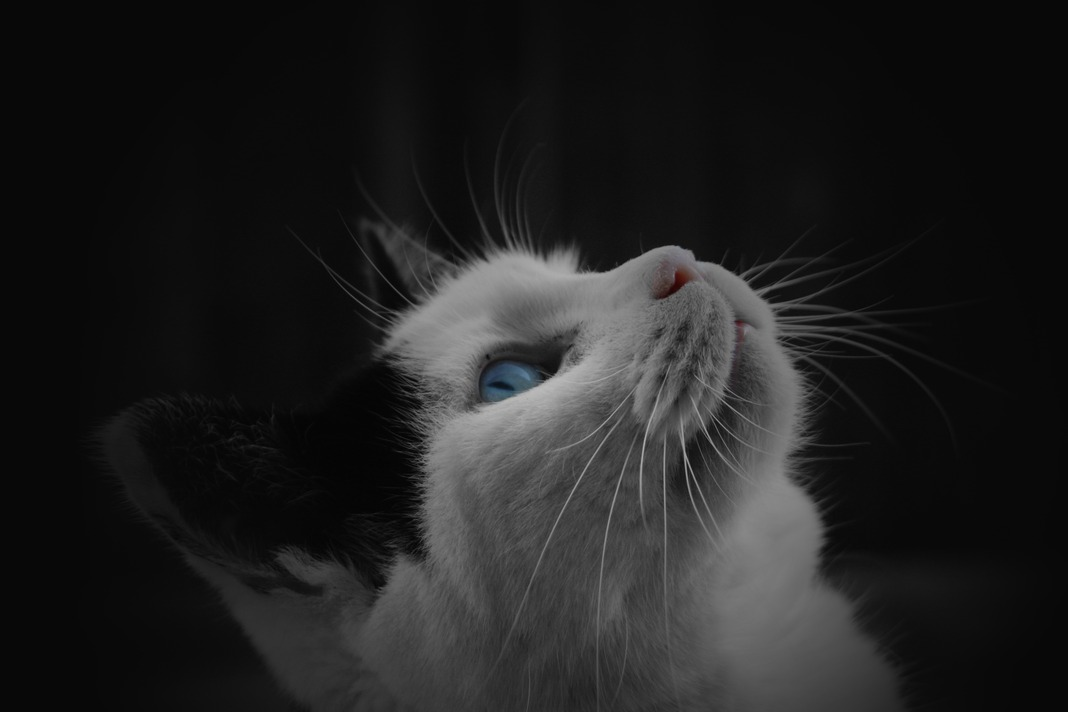
#> input picture opencv_project/image.jpg, 1068 x 712 px, found by its file name
$ python imagetranformations.py
#> lines starting #> are read from the running program, lines starting #| are printed output that depends on the picture; after the words box and inside, x2 and y2 are one past the last pixel; in counts of white or black regions, pixels touching at a corner belong together
import cv2
import numpy as np
img = cv2.imread("image.jpg")
#> img is the input picture: shape (712, 1068, 3); mean B, G, R 32, 31.9, 31.9
if img is None:
    print("Error: image.jpg not found!")
    exit()

# -----------------------------
# 1. Resize Image
# -----------------------------
resized = cv2.resize(img, (500, 500))
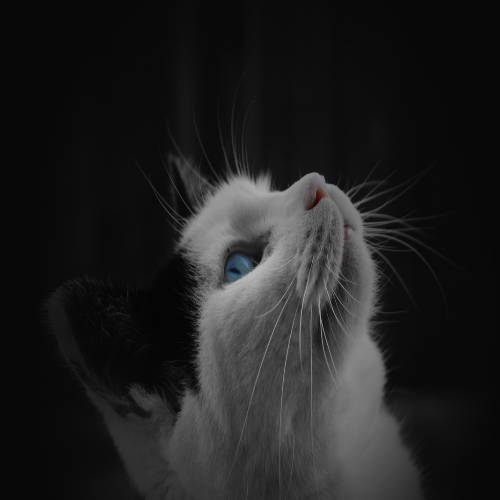
#> resized: shape (500, 500, 3); mean B, G, R 31.9, 31.9, 31.9

# -----------------------------
# 2. Convert BGR to Grayscale
# -----------------------------
gray = cv2.cvtColor(img, cv2.COLOR_BGR2GRAY)

# -----------------------------
# 3. Translation
# -----------------------------
tx, ty = 100, 50  # Shift right by 100 and down by 50

translation_matrix = np.float32([[1, 0, tx],
                                 [0, 1, ty]])

translated = cv2.warpAffine(img, translation_matrix,
                            (img.shape[1], img.shape[0]))
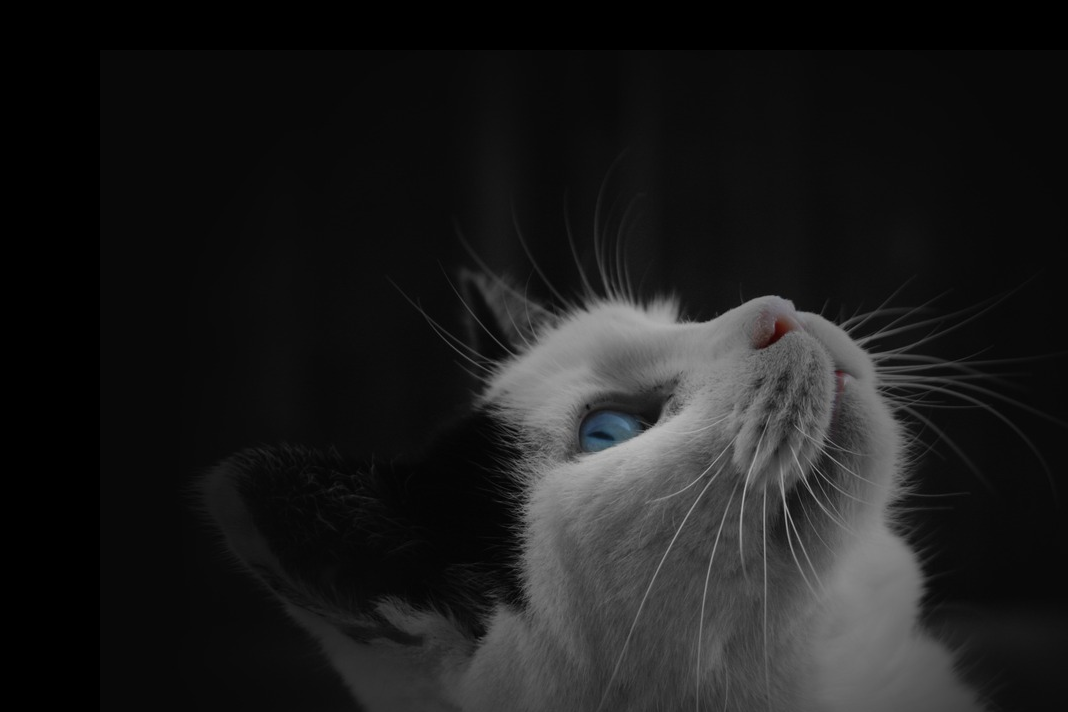
#> translated: shape (712, 1068, 3); mean B, G, R 28.6, 28.5, 28.5

# -----------------------------
# 4. Rotation
# -----------------------------
(h, w) = img.shape[:2]
#> h = 712; w = 1068
center = (w // 2, h // 2)
#> center = (534, 356)

rotation_matrix = cv2.getRotationMatrix2D(center, 45, 1.0)
rotated = cv2.warpAffine(img, rotation_matrix, (w, h))
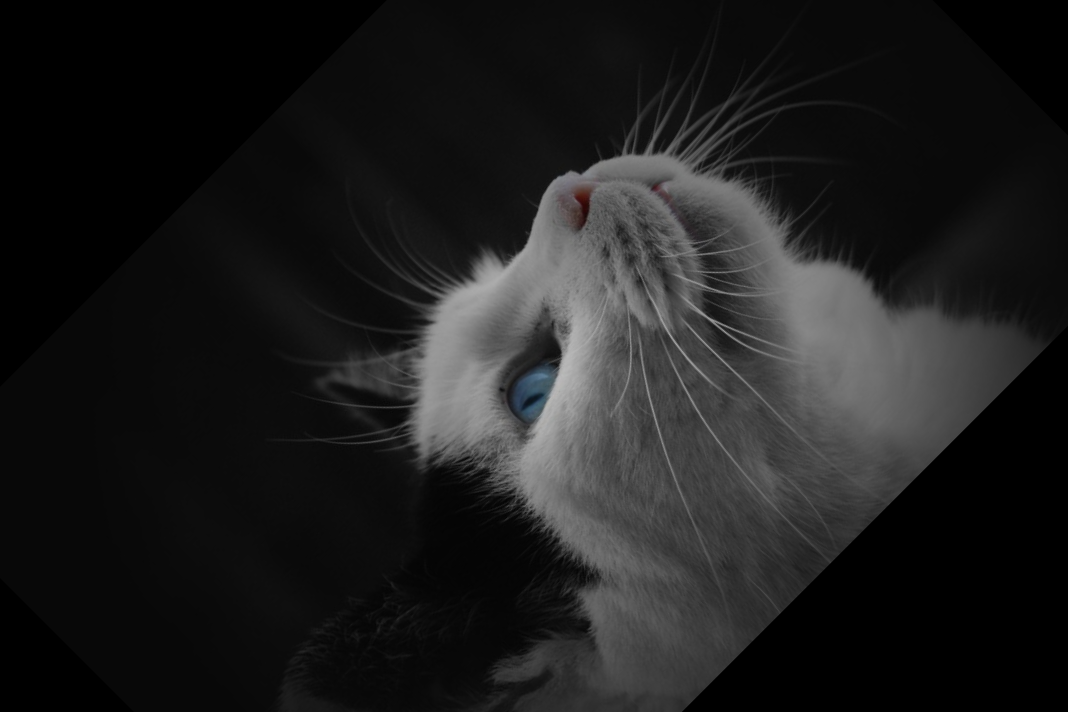
#> rotated: shape (712, 1068, 3); mean B, G, R 29.4, 29.4, 29.4

# -----------------------------
# 5. Flip Image
# -----------------------------
horizontal_flip = cv2.flip(img, 1)
vertical_flip = cv2.flip(img, 0)
both_flip = cv2.flip(img, -1)
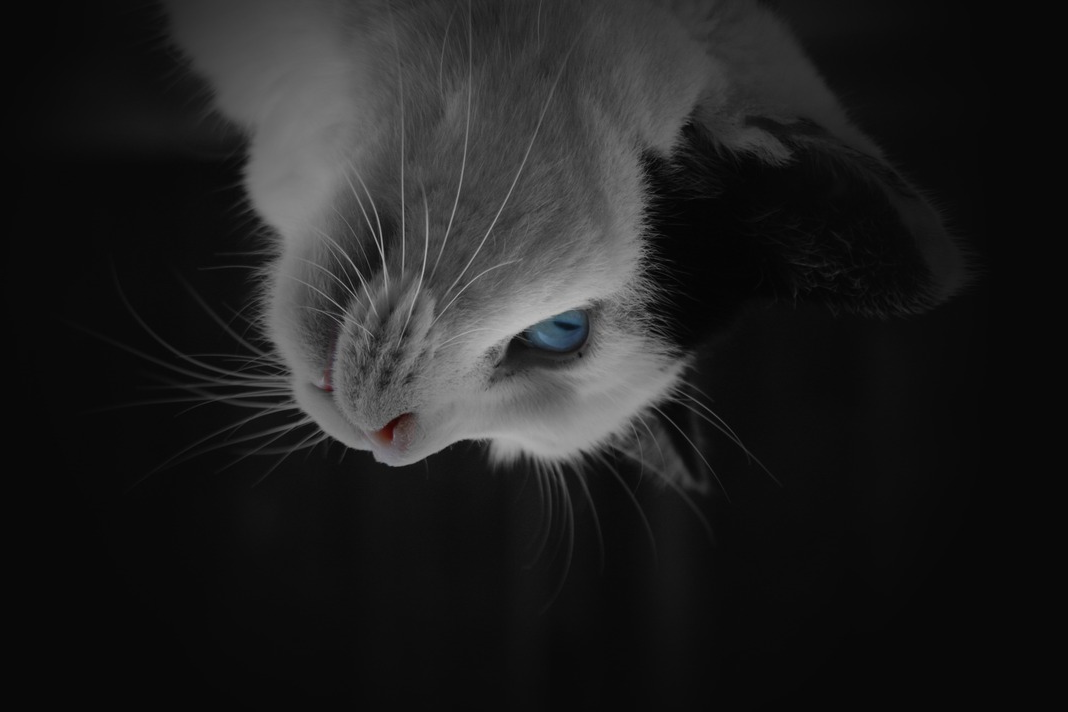
#> both_flip: shape (712, 1068, 3); mean B, G, R 32, 31.9, 31.9

# -----------------------------
# 6. Crop Image
# -----------------------------
cropped = img[50:300, 100:400]
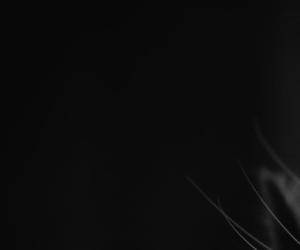
#> cropped: shape (250, 300, 3); min 4, max 81, mean 12.1

# -----------------------------
# 7. Gaussian Blur
# -----------------------------
blur = cv2.GaussianBlur(img, (7, 7), 0)

# -----------------------------
# 8. Edge Detection (Canny)
# -----------------------------
edges = cv2.Canny(img, 100, 200)
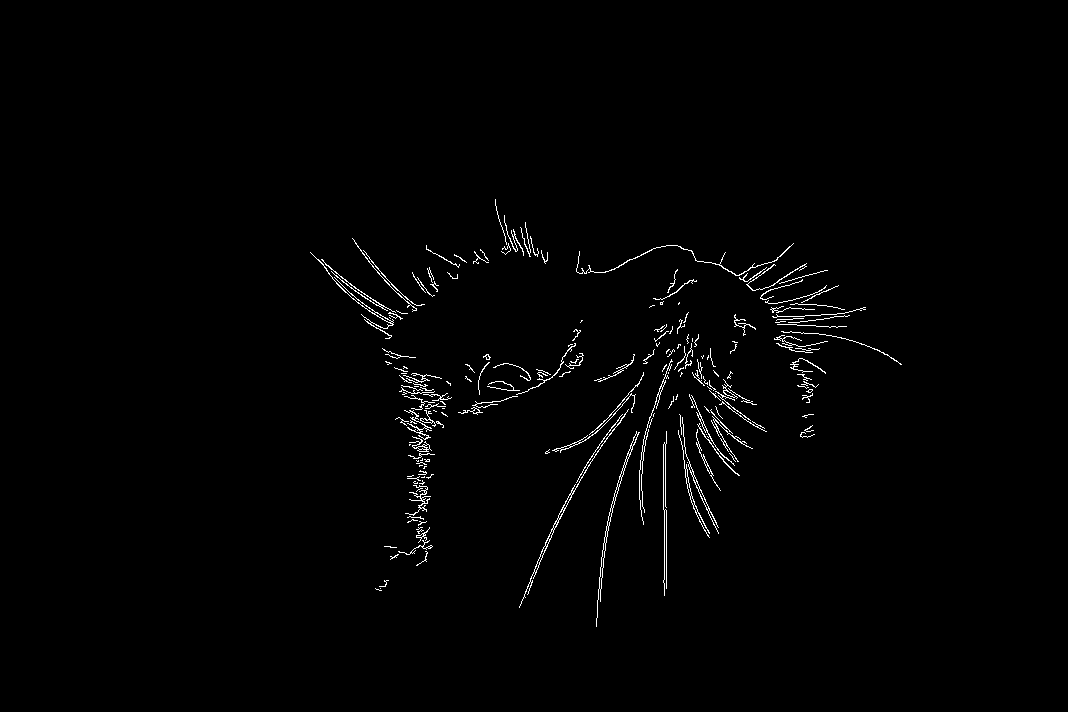
#> edges: shape (712, 1068); 1.2% white in thin lines or dots, all inside (x1, y1, x2, y2) = (310, 199, 902, 627)

# -----------------------------
# 9. Dilating the Image
# -----------------------------
kernel = np.ones((5, 5), np.uint8)

dilated = cv2.dilate(edges, kernel, iterations=1)
#> dilated: shape (712, 1068); 5.3% white; 29 white regions, largest, box (x1, y1, x2, y2) and area: (594, 332, 769, 629) 8167, (380, 346, 454, 568) 5909, (574, 241, 868, 330) 5608

# -----------------------------
# 10. Eroding the Image
# -----------------------------
eroded = cv2.erode(dilated, kernel, iterations=1)
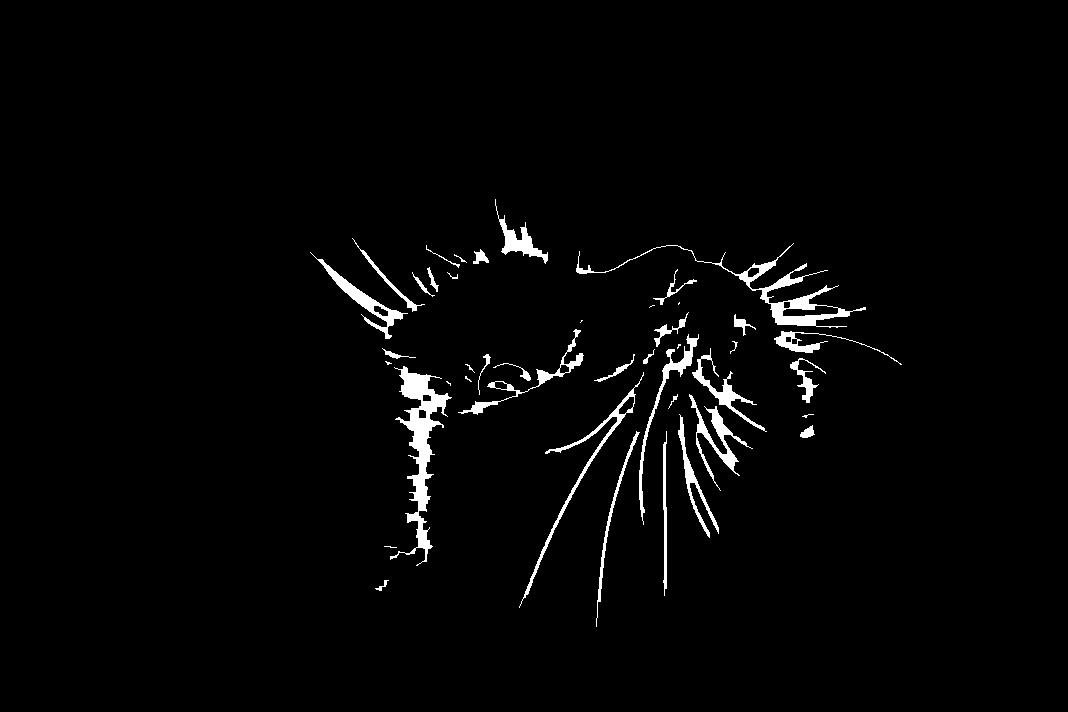
#> eroded: shape (712, 1068); 2.3% white; 43 white regions (10 under 20 px), largest, box (x1, y1, x2, y2) and area: (390, 366, 452, 566) 3217, (576, 243, 866, 328) 2328, (519, 372, 644, 608) 1198

# -----------------------------
# Display Results
# -----------------------------
cv2.imshow("Original", img)
cv2.imshow("Resized", resized)
cv2.imshow("Gray", gray)
cv2.imshow("Translated", translated)
cv2.imshow("Rotated", rotated)
cv2.imshow("Horizontal Flip", horizontal_flip)
cv2.imshow("Vertical Flip", vertical_flip)
cv2.imshow("Both Flip", both_flip)
cv2.imshow("Cropped", cropped)
cv2.imshow("Gaussian Blur", blur)
cv2.imshow("Canny Edge", edges)
cv2.imshow("Dilated", dilated)
cv2.imshow("Eroded", eroded)

cv2.waitKey(0)
cv2.destroyAllWindows()

$ run again, with opencv_project/chessboard2.jpg copied over opencv_project/image.jpg
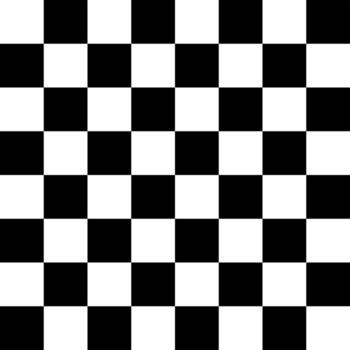
#> input picture opencv_project/chessboard2.jpg, 350 x 350 px, found by its file name
#> img is the input picture: shape (350, 350, 3); min 0, max 255, mean 127.5
#> `edges = cv2.Canny(img, 100, 200)`:
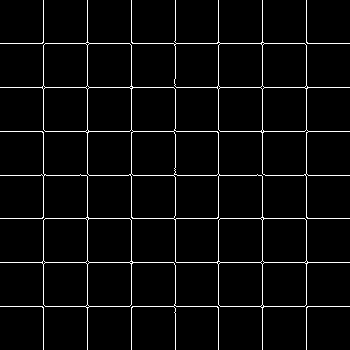
#> edges: shape (350, 350); 3.9% white in thin lines or dots
#> dilated: shape (350, 350); 19.1% white; 1 white region, box (x1, y1, x2, y2) and area: (0, 0, 350, 350) 23453
#> `eroded = cv2.erode(dilated, kernel, iterations=1)`:
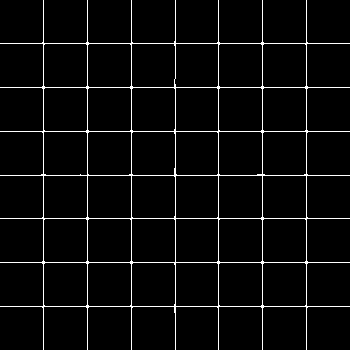
#> eroded: shape (350, 350); 4.1% white in thin lines or dots
